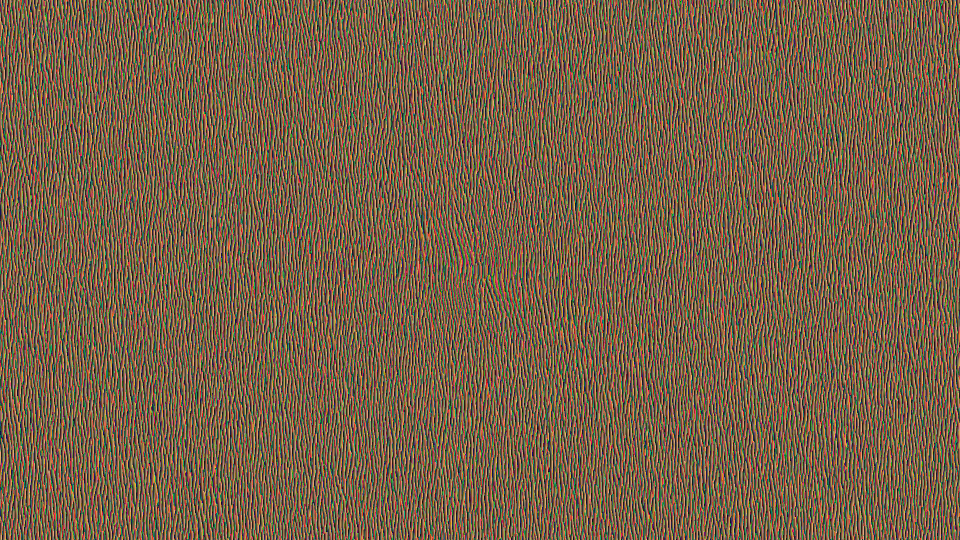
#> input picture FFT of imgs/GS/lotus_FH_0_1_C_nL.png, 1920 x 1080 px, found by its file name (shown at 1/2 size)
$ python Combine_holos_Lens.py
#> lines starting #> are read from the running program, lines starting #| are printed output that depends on the picture; pictures that were not available may be replaced by others from this repository, and a replacement may not be noted
# -*- coding: utf-8 -*-
"""
Created on Wed Feb 14 11:28:11 2024

@author: SG
"""

from PIL import Image
import numpy as np
import matplotlib.pyplot as plt
from scipy.fft import fft2, fftshift,ifft2,ifftshift
import os

height, width=1080,1920
arr_r=np.zeros((height, width))
arr_g=np.zeros((height, width))
arr_b=np.zeros((height, width))
pixel_size=4.5e-6#4.5e-6
f=2 # meters
# Define wavelengths (in meters, for example)
lambda_r = 0.633e-6  # Red wavelength
lambda_g = 0.532e-6  # Green wavelength (reference)
lambda_b = 0.450e-6

center_h=height//2
center_w=width//2
"""RGB lens"""
for i in range(height):
    for j in range(width):
        r = pixel_size * np.sqrt((i - center_h)**2 + (j - center_w)**2)
        arr_r[i, j] =  -r**2 / (f * lambda_r) #np.pi *
        arr_g[i, j] =  -r**2 / (f * lambda_g)
        arr_b[i, j] =  -r**2 / (f * lambda_b)
"""mod into 0-2"""
arr_r_mod=np.mod(arr_r,2)
arr_g_mod=np.mod(arr_g,2)
arr_b_mod=np.mod(arr_b,2)

"""Map phase to gray level for diff laser"""
arr_r_modified=arr_r_mod*(255/1.85)
arr_g_modified=arr_g_mod*(255/2.63)
arr_b_modified=arr_b_mod*(255/3.55)
"""Convert array to image"""
rgb_image = np.zeros((height, width, 3), dtype=np.uint8)
rgb_image[:, :, 0] = arr_r_modified  # Set red channel
rgb_image[:, :, 1] = arr_g_modified
rgb_image[:, :, 2] = arr_b_modified
arr_r_im=Image.fromarray(rgb_image)
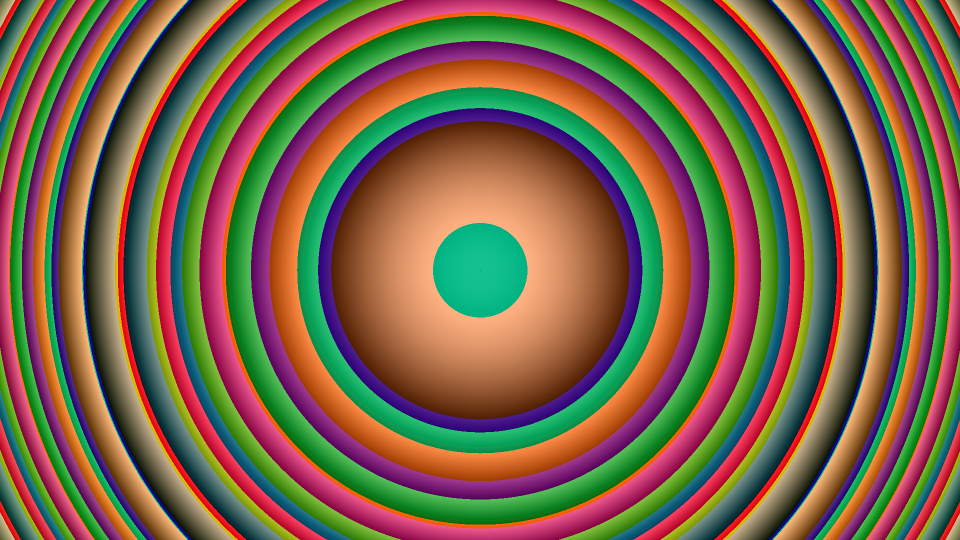
#> arr_r_im: PIL image 1920x1080 RGB (shown at 1/2 size); mean R, G, B 122.3, 98.8, 73.1
# arr_r_im.save(f"Lens_rgb{f}.png")

im_rh=plt.imread("C:/Users/Laboratorio/MakeHologram/FFT of imgs/GS/lotus_FH_0_1_C_nL.png")
#> im_rh is the input picture: shape (1080, 1920, 3) float32; mean R, G, B 0.467, 0.379, 0.281
im_gh=plt.imread("C:/Users/Laboratorio/MakeHologram/FFT of imgs/GS/lotus_V_1_C_nL.png")
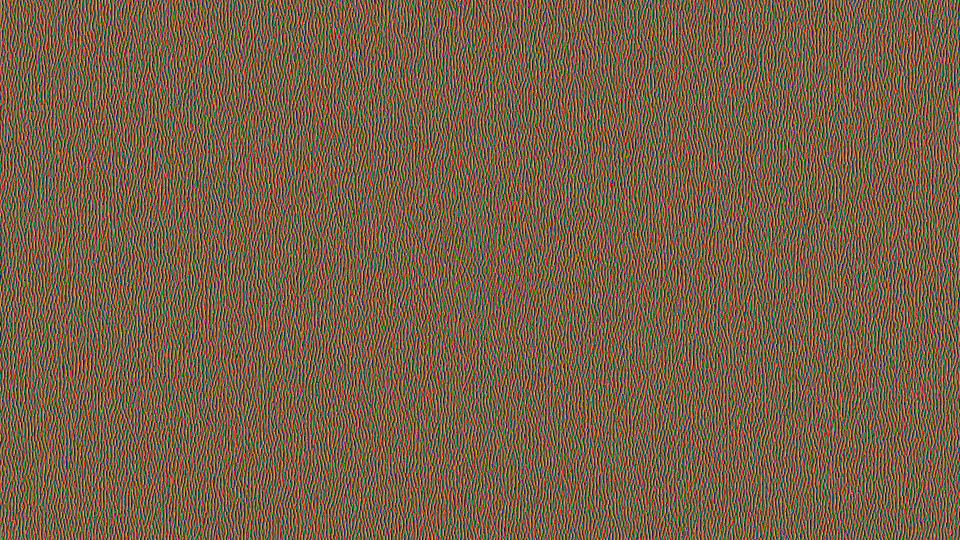
#> input picture FFT of imgs/GS/lotus_FH_270_1_C_nL.png, 1920 x 1080 px, given in place of lotus_V_1_C_nL.png, which was not available (shown at 1/2 size)
#> im_gh is the input picture: shape (1080, 1920, 3) float32; mean R, G, B 0.467, 0.379, 0.28

im_rh_array = np.array(im_rh)*255
im_gh_array = np.array(im_gh)*255

# [4 lines of commented-out code are left out]

im_new_array = np.zeros_like(im_rh_array)
im_new_array[:,:,0] = im_rh_array[:,:,0]+im_gh_array[:,:,0]#+arr_r_modified
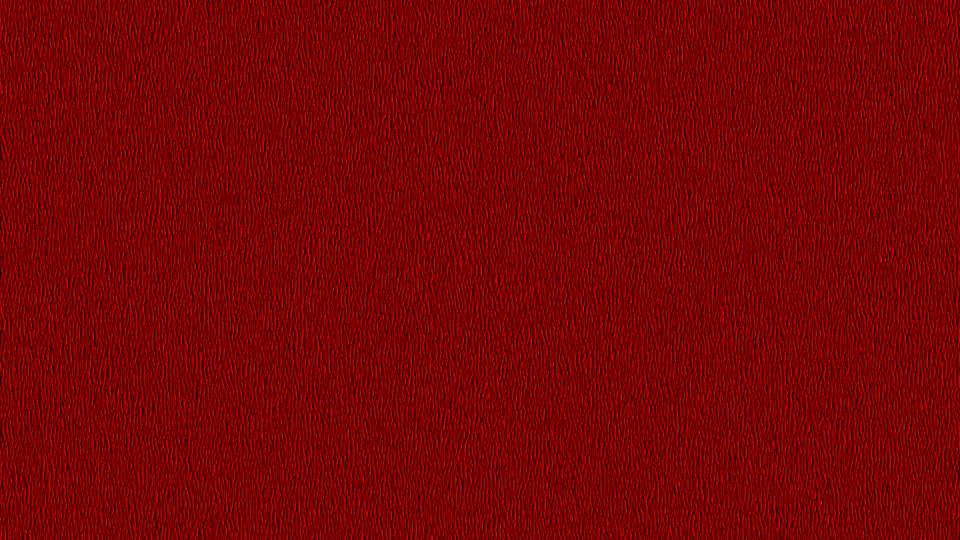
#> im_new_array: shape (1080, 1920, 3) float32 (shown at 1/2 size); mean R, G, B 238.1, 0, 0; drawn with min black and max white
# im_new_array[:,:,1] = im_rh_array[:,:,1]+im_gh_array[:,:,1]+arr_g_modified
# im_new_array[:,:,2] = im_rh_array[:,:,2]+arr_b_modified+im_gh_array[:,:,2]

im_new_array = im_new_array.astype(np.uint8)
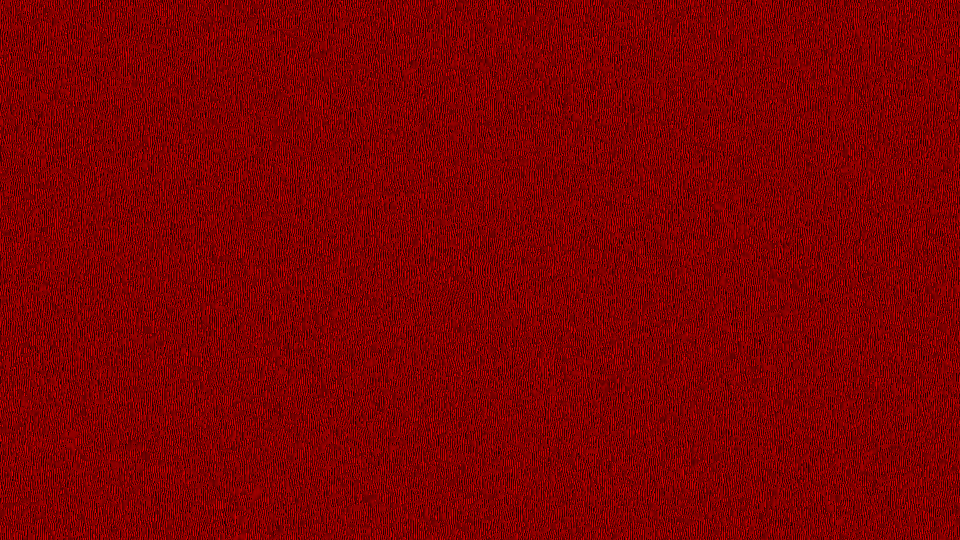
#> im_new_array: shape (1080, 1920, 3) (shown at 1/2 size); mean R, G, B 127, 0, 0

im_new = Image.fromarray(im_new_array)
im_new.save('Cb_lotus_c_w_H0V0_.png')
# [16 lines of commented-out code are left out]
